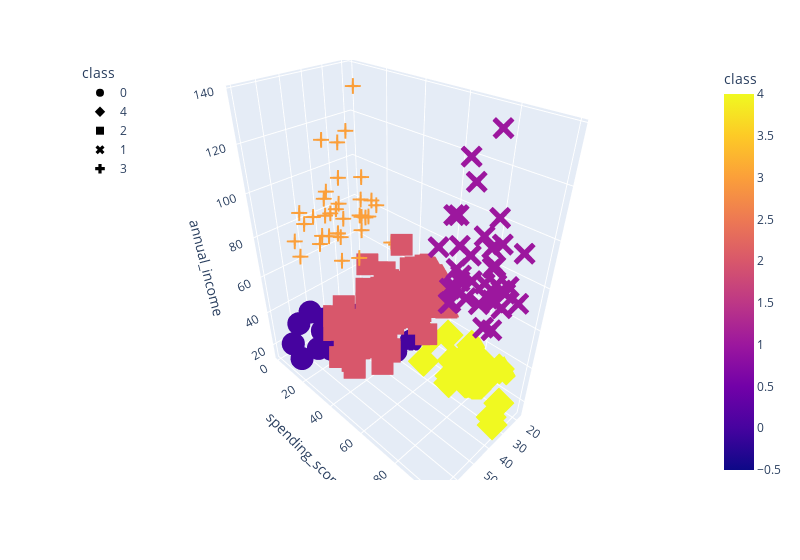

Notebook source saved alongside this figure:
### Code cell
#plot 3D graph
fig = px.scatter_3d(
    five_clusters,
    x = "age",
    y = "spending_score",
    z = "annual_income",
    color = "class",
    symbol = "class",
    width = 800
)

fig.update_layout(legend=dict(x = 0, y = 1))
fig.show()

### Figure 1 — Plotly figure (JSON) as saved in the notebook; plotly's stock layout.template omitted (floating-point values rounded to 4 significant figures)
{"data": [{"hovertemplate": "class=%{marker.color}<br>age=%{x}<br>spending_score=%{y}<br>annual_income=%{z}<extra></extra>", "legendgroup": "0", "marker": {"color": [0, 0, 0, 0, 0, 0, 0, 0, 0, 0, 0, 0, 0, 0, 0, 0, 0, 0, 0, 0, 0, 0, 0], "coloraxis": "coloraxis", "symbol": "circle"}, "mode": "markers", "name": "0", "scene": "scene", "showlegend": true, "type": "scatter3d", "x": [19, 20, 31, 35, 64, 67, 58, 37, 35, 52, 35, 46, 54, 45, 40, 60, 53, 49, 42, 36, 65, 48, 49], "y": [39, 6, 40, 6, 3, 14, 15, 13, 35, 29, 35, 5, 14, 32, 31, 4, 4, 14, 17, 26, 35, 36, 28], "z": [15, 16, 17, 18, 19, 19, 20, 20, 21, 23, 24, 25, 28, 28, 29, 30, 33, 33, 34, 37, 38, 39, 39]}, {"hovertemplate": "class=%{marker.color}<br>age=%{x}<br>spending_score=%{y}<br>annual_income=%{z}<extra></extra>", "legendgroup": "4", "marker": {"color": [4, 4, 4, 4, 4, 4, 4, 4, 4, 4, 4, 4, 4, 4, 4, 4, 4, 4, 4, 4, 4, 4, 4], "coloraxis": "coloraxis", "symbol": "diamond"}, "mode": "markers", "name": "4", "scene": "scene", "showlegend": true, "type": "scatter3d", "x": [21, 23, 22, 23, 30, 35, 24, 22, 20, 35, 25, 31, 29, 35, 23, 21, 18, 21, 30, 20, 24, 31, 24], "y": [81, 77, 76, 94, 72, 99, 77, 79, 66, 98, 73, 73, 82, 61, 87, 73, 92, 81, 73, 75, 92, 61, 65], "z": [15, 16, 17, 18, 19, 19, 20, 20, 21, 23, 24, 25, 28, 28, 29, 30, 33, 33, 34, 37, 38, 39, 39]}, {"hovertemplate": "class=%{marker.color}<br>age=%{x}<br>spending_score=%{y}<br>annual_income=%{z}<extra></extra>", "legendgroup": "2", "marker": {"color": [2, 2, 2, 2, 2, 2, 2, 2, 2, 2, 2, 2, 2, 2, 2, 2, 2, 2, 2, 2, 2, 2, 2, 2, 2, 2, 2, 2, 2, 2, 2, 2, 2, 2, 2, 2, 2, 2, 2, 2, 2, 2, 2, 2, 2, 2, 2, 2, 2, 2, 2, 2, 2, 2, 2, 2, 2, 2, 2, 2, 2, 2, 2, 2, 2, 2, 2, 2, 2, 2, 2, 2, 2, 2, 2, 2, 2, 2, 2], "coloraxis": "coloraxis", "symbol": "square"}, "mode": "markers", "name": "2", "scene": "scene", "showlegend": true, "type": "scatter3d", "x": [50, 27, 29, 31, 49, 33, 31, 59, 50, 47, 51, 69, 27, 53, 70, 19, 67, 54, 63, 18, 43, 68, 19, 32, 70, 47, 60, 60, 59, 26, 45, 40, 23, 49, 57, 38, 67, 46, 21, 48, 55, 22, 34, 50, 68, 18, 48, 40, 32, 24, 47, 27, 48, 20, 23, 49, 67, 26, 49, 21, 66, 54, 68, 66, 65, 19, 38, 19, 18, 19, 63, 49, 51, 50, 27, 38, 40, 43, 28], "y": [55, 47, 42, 42, 52, 60, 54, 60, 45, 41, 50, 46, 51, 46, 56, 55, 52, 59, 51, 59, 50, 48, 59, 47, 55, 42, 49, 56, 47, 54, 53, 48, 52, 42, 51, 55, 41, 44, 57, 46, 58, 55, 60, 46, 55, 41, 49, 40, 42, 52, 47, 50, 42, 49, 41, 48, 59, 55, 56, 42, 50, 46, 43, 48, 52, 54, 42, 46, 48, 50, 43, 59, 43, 57, 56, 40, 58, 35, 40], "z": [40, 40, 40, 40, 42, 42, 43, 43, 43, 43, 44, 44, 46, 46, 46, 46, 47, 47, 48, 48, 48, 48, 48, 48, 49, 49, 50, 50, 54, 54, 54, 54, 54, 54, 54, 54, 54, 54, 54, 54, 57, 57, 58, 58, 59, 59, 60, 60, 60, 60, 60, 60, 61, 61, 62, 62, 62, 62, 62, 62, 63, 63, 63, 63, 63, 63, 64, 64, 65, 65, 65, 65, 67, 67, 67, 67, 69, 71, 76]}, {"hovertemplate": "class=%{marker.color}<br>age=%{x}<br>spending_score=%{y}<br>annual_income=%{z}<extra></extra>", "legendgroup": "1", "marker": {"color": [1, 1, 1, 1, 1, 1, 1, 1, 1, 1, 1, 1, 1, 1, 1, 1, 1, 1, 1, 1, 1, 1, 1, 1, 1, 1, 1, 1, 1, 1, 1, 1, 1, 1, 1, 1, 1, 1, 1], "coloraxis": "coloraxis", "symbol": "x"}, "mode": "markers", "name": "1", "scene": "scene", "showlegend": true, "type": "scatter3d", "x": [39, 31, 40, 38, 39, 31, 29, 32, 35, 32, 32, 28, 32, 34, 39, 38, 27, 30, 30, 29, 31, 36, 33, 32, 28, 36, 30, 27, 35, 32, 29, 30, 28, 36, 32, 38, 35, 32, 30], "y": [91, 77, 95, 75, 75, 71, 88, 73, 72, 93, 87, 97, 74, 90, 88, 76, 89, 78, 73, 83, 93, 75, 95, 63, 75, 92, 86, 69, 90, 86, 88, 97, 68, 85, 69, 91, 79, 74, 83], "z": [69, 70, 71, 71, 71, 72, 73, 73, 74, 75, 76, 77, 77, 78, 78, 78, 78, 78, 78, 79, 81, 85, 86, 87, 87, 87, 88, 88, 93, 97, 98, 99, 101, 103, 103, 113, 120, 126, 137]}, {"hovertemplate": "class=%{marker.color}<br>age=%{x}<br>spending_score=%{y}<br>annual_income=%{z}<extra></extra>", "legendgroup": "3", "marker": {"color": [3, 3, 3, 3, 3, 3, 3, 3, 3, 3, 3, 3, 3, 3, 3, 3, 3, 3, 3, 3, 3, 3, 3, 3, 3, 3, 3, 3, 3, 3, 3, 3, 3, 3, 3, 3], "coloraxis": "coloraxis", "symbol": "cross"}, "mode": "markers", "name": "3", "scene": "scene", "showlegend": true, "type": "scatter3d", "x": [23, 59, 47, 25, 20, 44, 19, 57, 25, 48, 34, 43, 44, 47, 37, 34, 56, 19, 50, 42, 36, 40, 36, 52, 58, 59, 37, 46, 41, 54, 41, 34, 33, 47, 45, 32], "y": [29, 11, 9, 34, 5, 7, 10, 5, 12, 36, 22, 17, 20, 16, 1, 1, 35, 5, 26, 20, 27, 13, 10, 13, 15, 14, 32, 15, 39, 24, 17, 23, 8, 16, 28, 18], "z": [70, 71, 71, 72, 73, 73, 74, 75, 77, 77, 78, 78, 78, 78, 78, 78, 79, 81, 85, 86, 87, 87, 87, 88, 88, 93, 97, 98, 99, 101, 103, 103, 113, 120, 126, 137]}], "layout": {"coloraxis": {"colorbar": {"title": {"text": "class"}}, "colorscale": [[0, "#0d0887"], [0.1111, "#46039f"], [0.2222, "#7201a8"], [0.3333, "#9c179e"], [0.4444, "#bd3786"], [0.5556, "#d8576b"], [0.6667, "#ed7953"], [0.7778, "#fb9f3a"], [0.8889, "#fdca26"], [1, "#f0f921"]]}, "legend": {"title": {"text": "class"}, "tracegroupgap": 0, "x": 0, "y": 1}, "margin": {"t": 60}, "scene": {"domain": {"x": [0, 1], "y": [0, 1]}, "xaxis": {"title": {"text": "age"}}, "yaxis": {"title": {"text": "spending_score"}}, "zaxis": {"title": {"text": "annual_income"}}}, "width": 800}}
